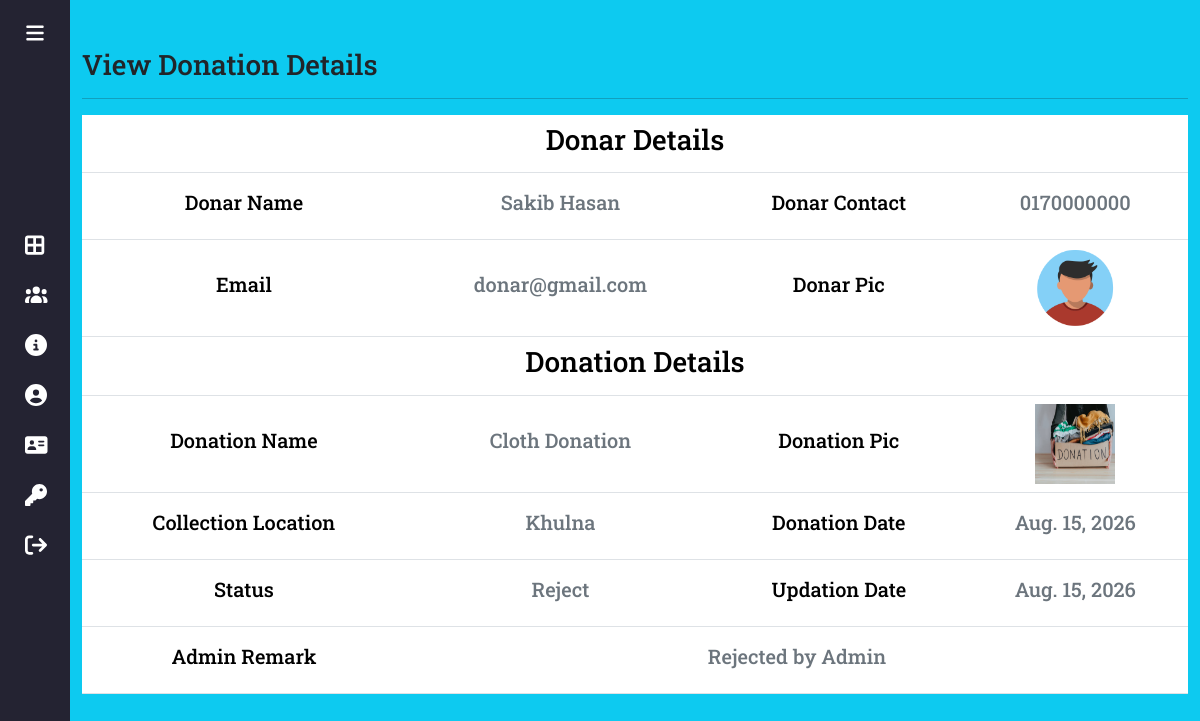
Page /view-donationdetail/2 on the committed database.
### app/models.py (models this page shows, shortened)
class Donation(models.Model):
    donar = models.ForeignKey(Donar, on_delete=models.CASCADE)
    donationname = models.CharField(choices= DONATION_CHOICES,max_length=100, null=True, blank= True)
    donationpic = models.ImageField(upload_to='donation', null=True, blank=True )
    collectionlocation = models.CharField(max_length=300, null=True)
    description = models.CharField(max_length=300, null=True)
    status = models.CharField(max_length=30, null=True)
    donationdate = models.DateField(null=True)
    adminremark = models.CharField(max_length=200, null=True)
    volunteer = models.ForeignKey(Volunteer, on_delete=models.CASCADE, null=True)
    donationarea = models.ForeignKey(DonationArea, on_delete=models.CASCADE, null=True)
    volunteerremark = models.CharField(max_length=200, null=True)
    updationdate = models.DateField(null=True)

class Donar(models.Model):
    user = models.ForeignKey(User, on_delete=models.CASCADE)
    contact = models.CharField(max_length=15, null=True)
    address = models.CharField(max_length=300, null=True)
    userpic = models.ImageField(upload_to='Donar', null=True, blank=True)
    regdate = models.DateTimeField(auto_now_add=True)

### app/views.py (the view, shortened to what this page needs)
class view_donationdetail(View):
    def get(self,request,pid):
        donation = Donation.objects.get(id = pid)
        return render(request, "view-donationdetail.html",locals())

### app/templates/view-donationdetail.html
{% extends 'base-admin.html' %}
{% load static %}
{% block main %}
<div class="container mt-5 vh-100 table-responsive">
  <h3>View Donation Details</h3>
  <hr>
  <table id="mytable" class="table data ">
      <tbody>
          <tr class="align-middle text-center" >
              <th colspan="4"><h3>Donar Details</h3></th>
          </tr>
          <tr class="align-middle text-center">
            <td><h5>Donar Name</h5></td>
            <td><h5 class="text-secondary">{{donation.donar.user.first_name}} {{donation.donar.user.last_name}}</h5></td>
            <td><h5>Donar Contact</h5></td>
            <td><h5 class="text-secondary">{{donation.donar.contact}}</h5></td>
        </tr>
          <tr class="align-middle text-center">
              <td><h5>Email</h5></td>
              <td><h5 class="text-secondary">{{donation.donar.user.email}}</h5></td>
              <td><h5>Donar Pic</h5></td>
            <td><img src="{{donation.donar.userpic.url}}" width="80" height="80" /></td>
          </tr>
          <tr class="align-middle text-center" >
            <th colspan="4"><h3>Donation Details</h3></th>
        </tr>
        <tr class="align-middle text-center">
          <td><h5>Donation Name</h5></td>
          <td><h5 class="text-secondary">{{donation.donationname}}</h5></td>
          <td><h5>Donation Pic</h5></td>
          <td><img src="{{donation.donationpic.url}}" width="80" height="80" /></td>
      </tr>
      <tr class="align-middle text-center">
        <td><h5 >Collection Location</h5></td>
        <td><h5 class="text-secondary">{{donation.collectionlocation}}</h5></td>
        <td><h5 >Donation Date</h5></td>
        <td><h5 class="text-secondary">{{donation.donationdate}}</h5></td>
    </tr>
    {% if donation.status == 'pending' %}
    <form action="" method="post">
      {% csrf_token %}
    <tr class="align-middle text-center">
      <td><h5 >Status</h5></td>
      <td colspan="3">
        <select class="form-control" name="status" required>
          <option value="accept">Accept</option>
          <option value="reject">Reject</option>
        </select>
      </td>
    </tr>
        </tr>
        <tr class="align-middle text-center">
          <td><h5 >Admin Remark</h5></td>
          <td colspan="3">
            <textarea class="form-control" name="adminremark" id="exampleFormControlTextarea1" rows="3"></textarea>
          </td>
        </tr>
          <tr class="align-middle text-center">
            <td></td>
            <td colspan="3">
                <input type="submit" value="Update" class="btn btn-primary px-5" />
          </td>
        </tr>
    </form>
    {% else %}
        <tr class="align-middle text-center">
          <td><h5>Status</h5></td>
          <td><h5 class="text-secondary text-capitalize">{{donation.status}}</h5></td>
          <td><h5 >Updation Date</h5></td>
          <td><h5 class="text-secondary">{{donation.updationdate}}</h5></td>
      </tr>
      <tr class="align-middle text-center">
        <td><h5 >Admin Remark</h5></td>
        <td colspan="3">
          <h5 class="text-secondary">{{donation.adminremark}}</h5>
        </td>
      </tr>
    {% endif %}
      </tbody>
  </table>
</div>
{% endblock main %}

### app/static/css/style-admin.css (style rules this page uses)
* { margin:0; padding:0; box-sizing: border-box; }
body { position: relative; min-height: 100vh; width: 100%; overflow: hidden; }
.table tr td { height: 50px; }

### rows in the picture
Donation: donar.user.first_name "Sakib", donar.user.last_name "Hasan", donar.contact "0170000000", donar.user.email "donar@gmail.com", donar.userpic (picture), donationname "Cloth Donation", donationpic (picture), collectionlocation "Khulna", donationdate "Aug. 15, 2026", status "Reject", updationdate "Aug. 15, 2026", adminremark "Rejected by Admin"
